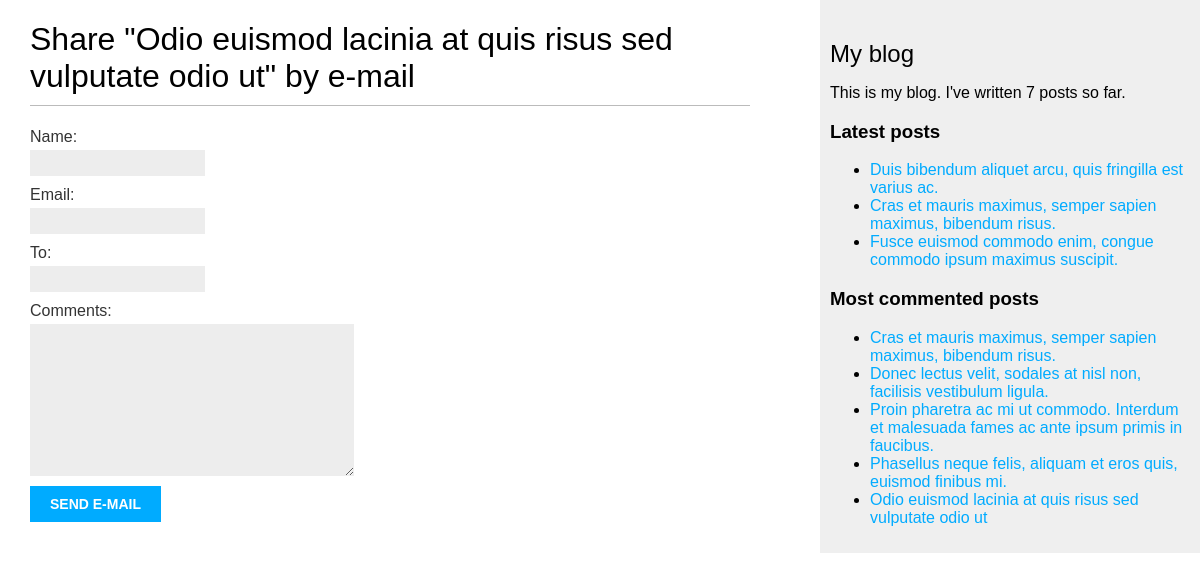
The page /blog/7/share/ on the database its author committed.
### blog/models.py (models this page shows, shortened)
class Post(models.Model):
    class Status(models.TextChoices):
        DRAFT = 'DF', 'Draft'
        PUBLISHED = 'PB', 'Published'
    title = models.CharField(max_length=250)
    slug = models.SlugField(max_length=250, unique_for_date='publish')
    author = models.ForeignKey(User, on_delete=models.CASCADE, related_name='blog_posts')
    body = models.TextField()
    publish = models.DateTimeField(default=timezone.now)
    created = models.DateTimeField(auto_now_add=True)
    updated = models.DateTimeField(auto_now=True)
    status = models.CharField(max_length=2, choices=Status.choices, default=Status.DRAFT)
    objects = models.Manager()  # менеджер, применяемый по умолчанию
    published = PublishedManager()  # конкретно-прикладной менеджер
    tags = TaggableManager()
    class Meta:
        ordering = ['-publish']
        indexes = [
            models.Index(fields=['-publish']),
        ]
    def get_absolute_url(self):
        return reverse('blog:post_detail', args=[self.publish.year, self.publish.month, self.publish.day, self.slug])

### blog/views.py (the view)
# urls.py: path('<int:post_id>/share/', views.post_share, name='post_share'),
def post_share(request, post_id):
    post = get_object_or_404(Post, id=post_id, status=Post.Status.PUBLISHED)
    sent = False
    if request.method == 'POST':
        form = EmailPostForm(request.POST)
        if form.is_valid():
            cleaned_data = form.cleaned_data
            post_url = request.build_absolute_uri(post.get_absolute_url())
            subject = f"{cleaned_data['name']} recommends you read " \
                      f"{post.title}"
            message = f"Read {post.title} at {post_url}\n\n" \
                      f"{cleaned_data['name']}\'s comments: {cleaned_data['comments']}\n" \
                      f"You can contact the author of the post by email: {cleaned_data['email']}"
            send_mail(subject, message, 'your_account@gmail.com', [cleaned_data['to']])
            sent = True
    else:
        form = EmailPostForm()
    context = {
        'post': post,
        'form': form,
        'sent': sent
    }
    return render(request, 'blog/post/share.html', context)

### blog/forms.py
class EmailPostForm(forms.Form):
    name = forms.CharField(max_length=25)
    email = forms.EmailField()
    to = forms.EmailField()
    comments = forms.CharField(required=False, widget=forms.Textarea)

### blog/models.py (called while the page is built)
    def get_queryset(self):
        return super().get_queryset().filter(status=Post.Status.PUBLISHED)

### blog/templatetags/blog_tags.py (called while the page is built)
@register.simple_tag
def total_posts():
    return Post.published.count()

@register.inclusion_tag('blog/post/latest_posts.html')
def show_latest_posts(count=5):
    latest_posts = Post.published.order_by('-publish')[:count]
    return {'latest_posts': latest_posts}

@register.simple_tag
def get_most_commented_posts(count=5):
    return Post.published.annotate(total_comments=Count('comments')).order_by('-total_comments')[:count]

### blog/templates/blog/post/share.html (shortened to what this page needs)
{% extends "blog/base.html" %}
{% block content %}
    {% if sent %}
        <h1>E-mail successfully sent</h1>
        <p>
            "{{ post.title }}" was successfully sent to {{ form.cleaned_data.to }}.
        </p>
    {% else %}
        <h1>Share "{{ post.title }}" by e-mail</h1>
        <form method="post">
            {{ form.as_p }}
            <input type="submit" value="Send e-mail">
        </form>
    {% endif %}
{% endblock %}

### blog/templates/blog/base.html (shortened to what this page needs)
<!DOCTYPE html>
{% load blog_tags %}
{% load static %}
<html lang="en">
<head>
    <link href="{% static 'css/blog.css' %}" rel="stylesheet">
</head>
<body>
<div id="content">
    {% block content %}
    {% endblock %}
</div>
<div id="sidebar">
    <h2>My blog</h2>
    <p>
        This is my blog.
        I've written {% total_posts %} posts so far.
    </p>
    <h3>Latest posts</h3>
    {% show_latest_posts 3 %}
    <h3>Most commented posts</h3>
    {% get_most_commented_posts as most_commented_posts %}
    <ul>
        {% for post in most_commented_posts %}
        <li>
            <a href="{{ post.get_absolute_url }}">{{ post.title }}</a>
        </li>
        {% endfor %}
    </ul>
</div>
</body>
</html>

### blog/templates/blog/post/latest_posts.html
<ul>
{% for post in latest_posts %}
  <li>
    <a href="{{ post.get_absolute_url }}">{{ post.title }}</a>
  </li>
{% endfor %}
</ul>

### blog/static/css/blog.css (style rules this page uses)
body { margin: 0; padding: 0; font-family: helvetica, sans-serif; }
a { color: #00abff; text-decoration: none; }
h1 { font-weight: normal; border-bottom: 1px solid #bbb; padding: 0 0 10px 0; }
h2 { font-weight: normal; margin: 30px 0 0; }
#content { float: left; width: 60%; padding: 0 0 0 30px; }
#sidebar { float: right; width: 30%; padding: 10px; background: #efefef; height: 100%; }
label { float: left; clear: both; color: #333; margin-bottom: 4px; }
input, textarea { clear: both; float: left; margin: 0 0 10px; background: #ededed; border: 0; padding: 6px 10px; font-size: 12px; }
input[type=submit] { font-weight: bold; background: #00abff; color: #fff; padding: 10px 20px; font-size: 14px; text-transform: uppercase; }

### rows shown on the page
Post: title "Odio euismod lacinia at quis risus sed vulputate odio ut"
Post: title "Duis bibendum aliquet arcu, quis fringilla est varius ac."
Post: title "Cras et mauris maximus, semper sapien maximus, bibendum risus."
Post: title "Fusce euismod commodo enim, congue commodo ipsum maximus suscipit."
Post: title "Donec lectus velit, sodales at nisl non, facilisis vestibulum ligula."
Post: title "Proin pharetra ac mi ut commodo. Interdum et malesuada fames ac ante ipsum primis in faucibus."
Post: title "Phasellus neque felis, aliquam et eros quis, euismod finibus mi."
